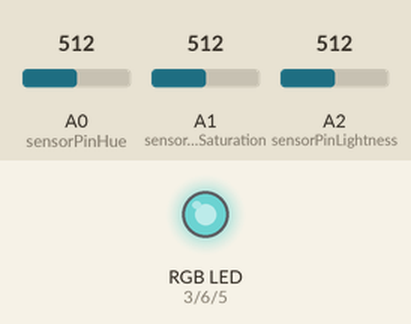
Simulated run of this sketch. Board: Arduino Uno, built with avr-gcc and run on an emulated ATmega328P. Parts: an RGB LED mixed from three pins (HIGH = lit). The test bench sets the inputs (shaded band); at power-on: A1 (sensorPinSaturation) = 512, A2 (sensorPinLightness) = 512, A0 (sensorPinHue) = 512. Dim RGB values are drawn brighter than linear.

Above: at 2.4 s.
2.5 s: A1 (sensorPinSaturation) set to 350
At 3.0 s:
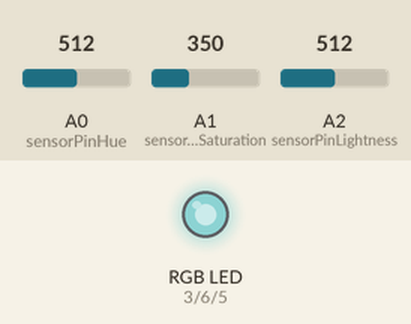
4.0 s: A2 (sensorPinLightness) set to 350
At 5.2 s:
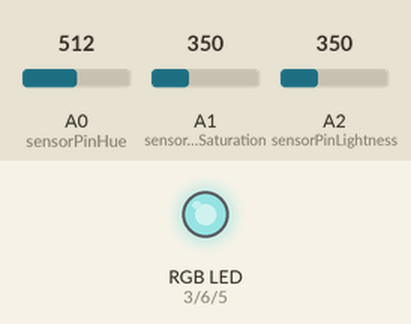
5.5 s: A0 (sensorPinHue) set to 350
At 6.5 s:
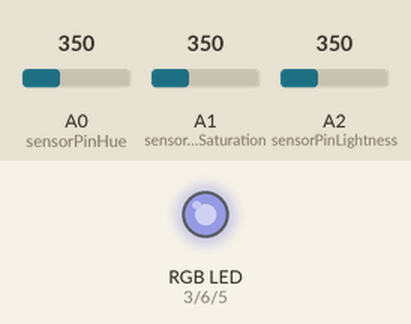
7.0 s: A0 (sensorPinHue) set to 246
At 7.6 s:
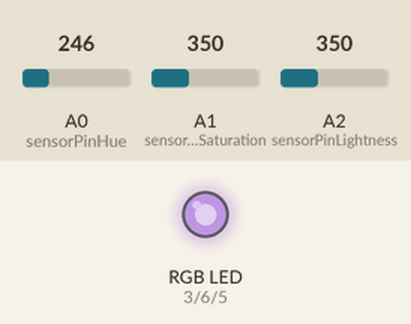
8.5 s: A2 (sensorPinLightness) set to 246
At 9.7 s:
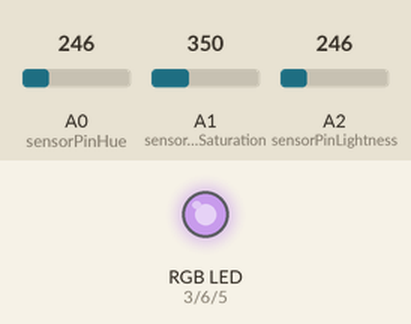
10.0 s: A1 (sensorPinSaturation) set to 306
At 11.0 s:
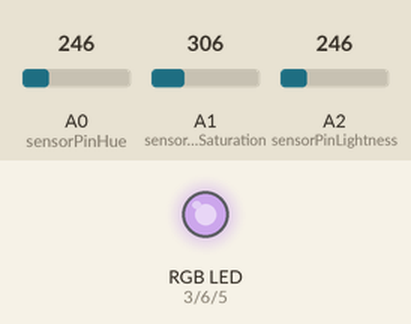
Timing chart, 0 to 12.5 s (numbered marks = the images above; inputs shaded):
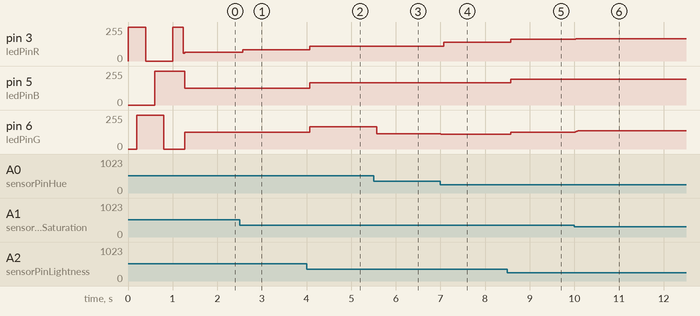

The sketch:

osvetleni_loutkoveho_divadla.pde
```cpp
/* vim: set expandtab tabstop=2 shiftwidth=2 filetype=c: */

#include <avr/sleep.h>
#include <stdio.h>
#include <DigitalSmooth.h>

// #define DEBUG 1
#define USE_GAMMMA 1

#ifdef DEBUG
  #define dbg(x) Serial.print(x);
#else
  #define dbg(x) ;
#endif

const int sensorPinHue = 0;
const int sensorPinLightness = 2;
const int sensorPinSaturation = 1;

const int ledPinR = 3;
const int ledPinG = 6;
const int ledPinB = 5;

// gama korekce, aby (pri spravne serizene bile) nemely jednotlive tmavsi odstiny barevny nadech:
// POZOR, funguje opacne:
//   1 ... neutral
//  <1 ... jasnejsi
//  >1 ... tmavsi
#ifdef USE_GAMMA
const float gammaR = 1.1;
const float gammaG = 0.9;
const float gammaB = 1.1;
#endif

#define filterSamples 13            // filterSamples should  be an odd number, no smaller than 3
DigitalSmooth hue_avg = DigitalSmooth(filterSamples);
DigitalSmooth lightness_avg = DigitalSmooth(filterSamples);
DigitalSmooth saturation_avg = DigitalSmooth(filterSamples);

unsigned long zhasnuto_kdy = 0; // jak dlouho uz je stazeny potik s jasem na 0?

// int nebo byte?
#ifdef USE_GAMMA
int gamma_correct(int vstup, double gamma) {
     return (int)(0.5 + 255.0 * pow(vstup/255.0, gamma));
};
#else
int gamma_correct(int vstup, double gamma) {return vstup;};
#endif

void DisplayRGB255(int r, int g, int b) {
#ifdef USE_GAMMA
  int r2 = gamma_correct(r, gammaR);
  int g2 = gamma_correct(g, gammaG);
  int b2 = gamma_correct(b, gammaB);
   dbg("_R=");
   dbg(r2);
   dbg(", _G=");
   dbg(g2);
   dbg(", _B=");
   dbg(b2);
   dbg("\n");
  analogWrite(ledPinR, r2);
  analogWrite(ledPinG, g2);
  analogWrite(ledPinB, b2);
#else
  analogWrite(ledPinR, r);
  analogWrite(ledPinG, g);
  analogWrite(ledPinB, b);
#endif
};

// DisplayHSV(0-360, 0.0-1.0, 0.0-1.0);
void DisplayHSV(int Hue360, float Saturation, float Value) {
    // prevzato z Wikipedie:
    //  http://en.wikipedia.org/wiki/HSL_and_HSV
    // a taky odtud:
    //  http://www.unrealwiki.com/HSV-RGB_Conversion

    // Given a color with hue H . [0°, 360°), saturation SHSV . [0, 1], and
    // value V . [0, 1], we first find chroma:
    float Chroma = Value * Saturation;

    // Then we can find a point (R1, G1, B1) along the bottom three faces of
    // the RGB cube, with the same hue and chroma as our color (using the
    // intermediate value X for the second largest component of this color):
    float Hseg = (float)Hue360 / 60; // 0.0 - 6.0
      // 0-1 = R ... R+G  (G^)
      // 1-2 = R+G ... G  (Rv)
      // 2-3 = G ... G+B  (B^)
      // 3-4 = G+B ... B  (Gv)
      // 4-5 = B ... B+R  (R^)
      // 5-6 =
    float X = Chroma * (1.0 - abs(2*(Hseg/2 - trunc(Hseg/2)) - 1.0));  // [a/2 - int(a/2)] je nahrada fce modulo() pro float.


// Jak to, ze:
// H=360, Sytost=1.00, Jas=0.36, Hseg=6.00, Chroma=0.36, X=0.00, m=0.00, R=93, G=51, B=0
// ???
// Uaaaaaaaaaa, neinicializovana promenna!
    float R = 0;
    float G = 0;
    float B = 0;
    if (Hseg < 1) {
        R = Chroma;
        G = X;
    } else if (Hseg < 2) {
        R = X;
        G = Chroma;
    } else if (Hseg < 3) {
        G = Chroma;
        B = X;
    } else if (Hseg < 4) {
        G = X;
        B = Chroma;
    } else if (Hseg < 5) {
        R = X;
        B = Chroma;
    } else if (Hseg <= 6) {
        R = Chroma;
        B = X;
    } else {
        // vyjimka, tohle nesmi nastat (a nebo je to 6, co je taky OK, proto "<=" u predchozi podminky
    };

    // Finally, we can find R, G, and B by adding the same amount to each component, to match value:
    float m = Value - Chroma;
    R += m;
    G += m;
    B += m;

    int R255 = trunc(R * 255 + 0.5);
    int G255 = trunc(G * 255 + 0.5);
    int B255 = trunc(B * 255 + 0.5);

#ifdef DEBUG
  Serial.print("H=");
  Serial.print(Hue360);
  Serial.print(", Sytost=");
  Serial.print(Saturation);
  Serial.print(", Jas=");
  Serial.print(Value);
  Serial.print(", Hseg=");
  Serial.print(Hseg);
  Serial.print(", Chroma=");
  Serial.print(Chroma);
  Serial.print(", X=");
  Serial.print(X);
  Serial.print(", m=");
  Serial.print(m);
  Serial.print(", R=");
  Serial.print(R255);
  Serial.print(", G=");
  Serial.print(G255);
  Serial.print(", B=");
  Serial.print(B255);
  Serial.println();
#endif

    // zkonvertujeme do rozsahu 0 - 255.
    // O gama korekci se postara primo funkce DisplayRGB255:
    DisplayRGB255(R255, G255, B255);
};


void setup() {
  // declare the ledPin as an OUTPUT:
  pinMode(ledPinR, OUTPUT);
  pinMode(ledPinG, OUTPUT);
  pinMode(ledPinB, OUTPUT);
  pinMode(sensorPinHue, INPUT);
  pinMode(sensorPinLightness, INPUT);
  pinMode(sensorPinSaturation, INPUT);

#ifdef DEBUG
  Serial.begin(38400);
#endif

  // KALIBRACE:
  // potiky jsou zapojene obracene, takze 1023=vlevo a 0=vpravo)
  if ((analogRead(sensorPinHue) < 5)
      &&
      (analogRead(sensorPinLightness) < 5)
      &&
      (analogRead(sensorPinSaturation) < 5)) {
    // vsechny jsou otocene plne doprava, prepnu se na kalibracni rezim
      while ((analogRead(sensorPinLightness) < 5) && (analogRead(sensorPinSaturation) < 5)) {
        // DOKUD jsou prvni dva otocene plne doprava, kalibruji.
        if (analogRead(sensorPinHue) < 256) {
          DisplayRGB255(255, 0, 0);     // cervena
        } else if (analogRead(sensorPinHue) < 512) {
          DisplayRGB255(0, 255, 0);     // modra
        } else if (analogRead(sensorPinHue) < 768) {
          DisplayRGB255(0, 0, 255);     // zelena
        } else {
          DisplayRGB255(255, 255, 255); // bila, vsechny naplno
        };
      };
      // nekdo pohnul s prvnim dvema potiky, takze kalibraci koncim
  };

//  DisplayRGB255(255, 0, 0); delay(500);
//  DisplayRGB255(0, 255, 0); delay(500);
//  DisplayRGB255(0, 0, 255); delay(500);
//  DisplayRGB255(255, 255, 0); delay(500);
//  DisplayRGB255(0, 255, 255); delay(500);
//  DisplayRGB255(255, 0, 255); delay(500);
//  DisplayRGB255(0, 0, 0);
//
//  // testy:
//  delay(1000);
  for (int i=0; i<360; i+=60) {
    DisplayHSV(i, 1.0, 1.0);  // cervena
    delay(200);
  };
  DisplayHSV(0, 0.0, 0.0);  // cerna
}

void loop()  {
  int Lightness  =  lightness_avg.add(1023 - analogRead(sensorPinLightness));
  int Saturation = saturation_avg.add(analogRead(sensorPinSaturation));
  int Hue        =        hue_avg.add(1023 - analogRead(sensorPinHue));

//  dbg("Hue=%d, Light=%d, Sat=%d\n", Hue, Lightness, Saturation);

  DisplayHSV(
    (float)Hue/1023*360,
    ((float)Saturation)/1023,
    ((float)Lightness)/1023
  );
  delay(5);

  if (Lightness > 5) {  // rozsviceno, aspon trochu
    zhasnuto_kdy = millis();
  };
  if ((millis() - zhasnuto_kdy) > (1000L * 60 * 5)) {   // je zhasnuto dele nez 5 minut, uspim se, at setrim baterky
    dbg("sleep");
    // naposledy zablikame:
    DisplayHSV(0, 0, 1.0); delay(100);  DisplayHSV(0, 1.0, 0.0); delay(500);
    DisplayHSV(0, 0, 1.0); delay(100);  DisplayHSV(0, 1.0, 0.0); delay(500);
    DisplayHSV(0, 0, 1.0); delay(100);  DisplayHSV(0, 1.0, 0.0); delay(500);
    // uspime se, definitivne a trvale, tzn. je potreba odpojit baterku aby se obvod znovu probudil:
    set_sleep_mode(SLEEP_MODE_PWR_DOWN);    // kompletni powersave
    sleep_enable();     // pojistka, defaultne je totiz sleep zakazany a bez tohoto volani se neprovede
    sleep_mode();       // timto se konecne uspi.

    // Po probuzeni by pak pokracoval odtud:
    // FIXME (ale bylo by potreba ho nejdriv NEJAK probudit :-))
    sleep_disable();    // zakazeme spanek, at se omylem zase hned neuspi
    dbg("wakeup");
    // a pokracujeme dal ...

    // FIXME co takhle probouzeni casovacem?

    // A jeste zajistit, abych pri dalsim pruchodu smyckou hned zase hned neusnul, pokud by byl potik porad stazeny na 0: :-)
    zhasnuto_kdy = millis();
  };
}
```

Measured:
- after the input at 2.5 s, pin 3 (ledPinR): 64/255 → 84/255 after 0.07 s; pin 5 (ledPinB): 126/255 → 127/255 after 0.05 s
- after the input at 4.0 s, pin 3 (ledPinR): 84/255 → 110/255 after 0.07 s; pin 5 (ledPinB): 127/255 → 167/255 after 0.07 s; pin 6 (ledPinG): 127/255 → 168/255 after 0.07 s
- after the input at 5.5 s, pin 5 (ledPinB): 167/255 → 168/255 at once; pin 6 (ledPinG): 168/255 → 114/255 after 0.07 s
- after the input at 7.0 s, pin 3 (ledPinR): 110/255 → 142/255 after 0.07 s; pin 6 (ledPinG): 114/255 → 110/255 at once
- after the input at 8.5 s, pin 3 (ledPinR): 142/255 → 164/255 after 0.07 s; pin 5 (ledPinB): 168/255 → 194/255 after 0.07 s; pin 6 (ledPinG): 110/255 → 127/255 after 0.07 s
- after the input at 10.0 s, pin 3 (ledPinR): 164/255 → 168/255 at once; pin 6 (ledPinG): 127/255 → 136/255 at once
